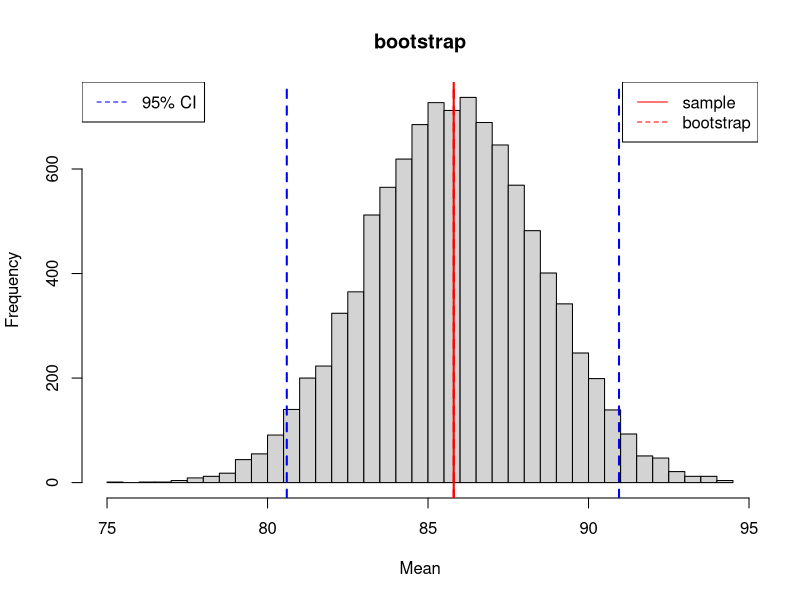
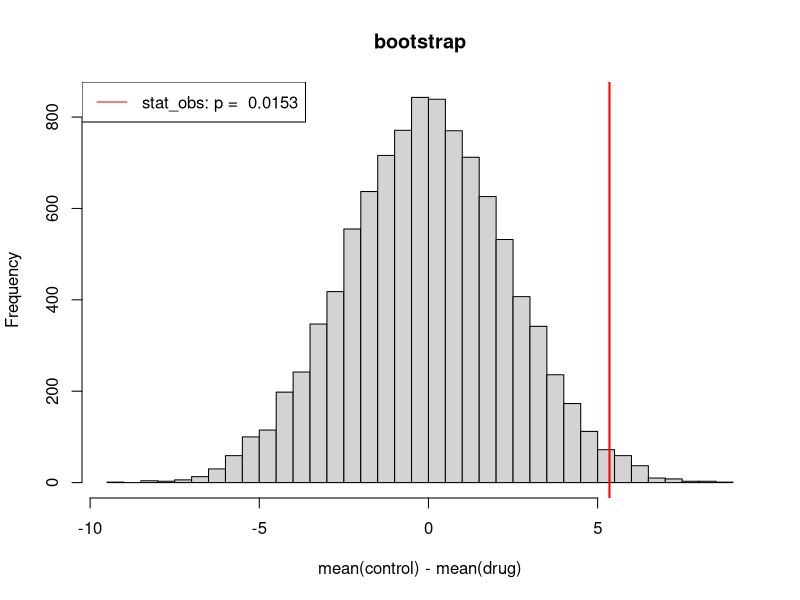
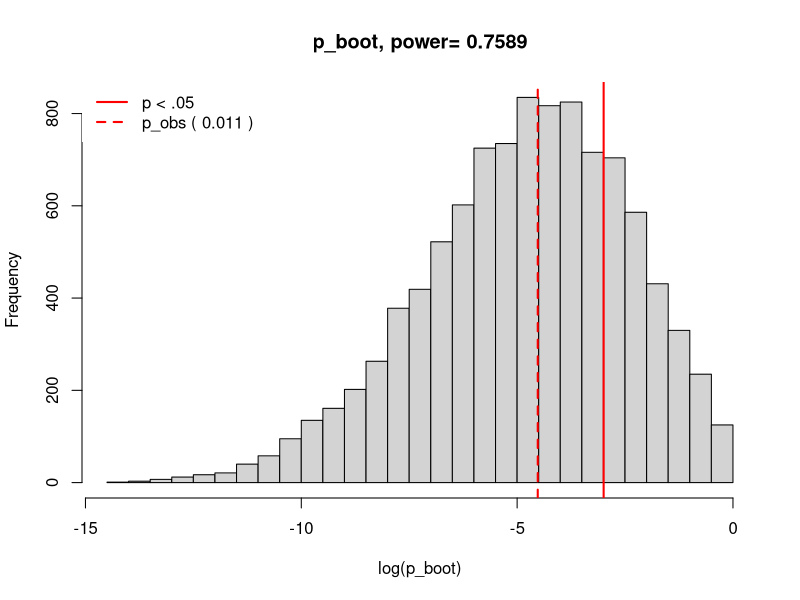
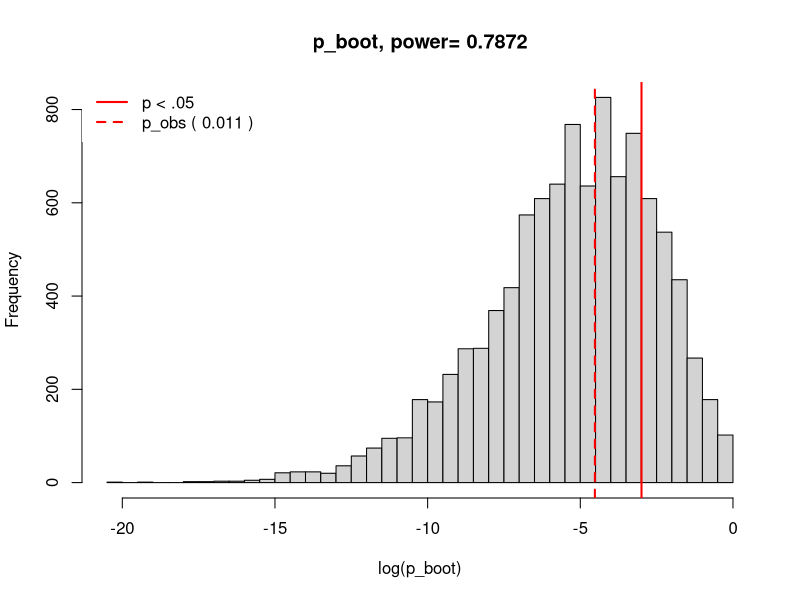

These charts were generated, in order, by the following R code:
# BOOTSTRAPPING AND RESAMPLING TECHNIQUES

#########################################################################################
# 1. Estimating Population Parameters
#########################################################################################

# our sample
X = c(66,79,93,86,69,79,101,97,91,95,72,106,105,75,70,85,92,74,88,93)

# compute a statistic of interest
Xm = mean(X)
Xm

# use resampling to generate an empirical bootstrap distribution of that statistic

# how many simulated experiments?
boot_m = 10000

# create a list to store our bootstrap values
Xm_boot = array(NA, boot_m)

# do it
for (i in 1:10000) {
	Xb = sample(X, length(X), replace=TRUE)	# generate new sample
	Xm_boot[i] = mean(Xb)					# compute statistic of interest
}

# display results
hist(Xm_boot, 50, xlab="Mean", main="bootstrap")
abline(v=Xm, col="red", ,lwd=2)
abline(v=mean(Xm_boot), col="red", lty=2, lwd=2)
legend(x="topright", lty=c(1,2), col=c("red","red"), legend=c("sample","bootstrap"))

# compute 95% CI
CI95 = quantile(Xm_boot, probs=c(.025,.975))
abline(v=CI95[1], lty=2, col="blue", lwd=2)
abline(v=CI95[2], lty=2, col="blue", lwd=2)
legend(x="topleft", lty=2, col="blue", legend="95% CI")

#########################################################################################
# 2. Hypothesis Testing
#########################################################################################

# our control group
g_control <- c(87,90,82,77,71,81,77,79,84,86,78,84,86,69,81,75,70,76,75,93)

# our drug group
g_drug <- c(74,67,81,61,64,75,81,81,81,67,72,78,83,85,56,78,77,80,79,74)

# our statistic of interest here is the difference between means
(stat_obs <- mean(g_control) - mean(g_drug))

# how many simulated experiments?
n_boot = 10000

# create a list to store our bootstrap values
stat_boot = array(NA, n_boot)

# now do a bootstrap to simulate the null hypothesis,
# namely that both groups were sampled from the same population
g_control_n = length(g_control)
g_drug_n = length(g_drug)
g_bucket = c(g_control, g_drug)
g_bucket_n = length(g_bucket)
for (i in 1:n_boot) {
  # reconstitute both groups, ignoring original labels
  permuted_bucket <- sample(g_bucket,g_bucket_n,replace=TRUE)
  boot_control <- permuted_bucket[1:g_control_n]
  boot_drug <- permuted_bucket[(g_control_n+1):(g_control_n+g_drug_n)]
  stat_boot[i] <- mean(boot_control) - mean(boot_drug)
}

# visualize the empirical bootstrap distribution of our statistic of interest
hist(stat_boot, 50, xlab="mean(control) - mean(drug)", main="bootstrap")
abline(v=stat_obs, col="red", lwd=2)

# how many times in the bootstrap did we observe a stat_boot as big or bigger than our stat_obs?
(p_boot <- length(which(stat_boot >= stat_obs)) / n_boot)
legend(x="topleft", lty=1, col="red", legend=paste("stat_obs: p = ", p_boot))


#########################################################################################
# 3. Power Calculations
#########################################################################################

# our two groups
g_control <- c(87,90,82,87,71,81,77,79,84,86,78,84,86,69,81,75,70,76,75,93)
g_drug <- c(74,73,81,65,64,72,76,81,81,67,72,78,83,75,66,78,77,80,79,74)

# do a Mann-Whitney U test (nonparametric version of a t-test)
out <- wilcox.test(g_control, g_drug)
w_obs <- out$statistic
p_obs <- out$p.value

n_boot <- 10000
w_boot = array(NA, n_boot)
p_boot = array(NA, n_boot)
for (i in 1:n_boot) {
	b_control <- sample(g_control,length(g_control),replace=TRUE)
	b_drug <- sample(g_drug,length(g_drug),replace=TRUE)
	out <- wilcox.test(b_control, b_drug)
	w_boot[i] <- out$statistic
	p_boot[i] <- out$p.value
}

(power <- length(which(p_boot <= .05)) / n_boot)

hist(log(p_boot), 50, main=paste("p_boot, power=", power), xlab="log(p_boot)")
abline(v=log(0.05), col="red", lty=1, lwd=2)
abline(v=log(p_obs), col="red", lty=2, lwd=2)
legend(x="topleft", col="red", lty=c(1,2), lwd=2, legend=c("p < .05", paste("p_obs (",round(p_obs,3),")")), box.lty=0)

### Parametric Bootstrap:

n_control <- length(g_control)
m_control <- mean(g_control)
sd_control <- sd(g_control)
n_drug <- length(g_drug)
m_drug <- mean(g_drug)
sd_drug <- sd(g_drug)

for (i in 1:n_boot){
	b_control <- rnorm(n_control, mean=m_control, sd=sd_control)
	b_drug <- rnorm(n_drug, mean=m_drug, sd=sd_drug)
	out <- wilcox.test(b_control, b_drug)
	w_boot[i] <- out$statistic
	p_boot[i] <- out$p.value
}

(power <- length(which(p_boot <= .05)) / n_boot)

hist(log(p_boot), 50, main=paste("p_boot, power=", power), xlab="log(p_boot)")
abline(v=log(0.05), col="red", lty=1, lwd=2)
abline(v=log(p_obs), col="red", lty=2, lwd=2)
legend(x="topleft", col="red", lty=c(1,2), lwd=2, legend=c("p < .05", paste("p_obs (",round(p_obs,3),")")), box.lty=0)
